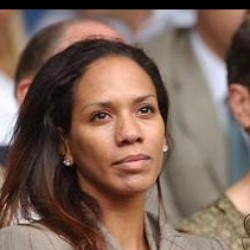
#> input picture tests/photos/faces/Barbara_Becker_0001.jpg, 250 x 250 px
$ python collect_images.py
#> lines starting #> are read from the running program, lines starting #| are printed output that depends on the picture
#!/usr/bin/env python3
"""Collect the benchmark image set into tests/photos/bench/.

The set mixes large real photos (picsum.photos, Unsplash-sourced) that
exercise full-resolution inference cost, the small repo fixtures, and a
deterministic multi-face collage built from the LFW fixtures in
tests/photos/faces/ so face-detection recall can be compared across model
changes against a known face count.

Idempotent: files that already exist are skipped. Run on the host (the
bench dir is bind-mounted into the container read-only for uid 2000).
"""
import io
import shutil
import sys
from pathlib import Path

import requests
from PIL import Image

TESTS_DIR = Path(__file__).resolve().parent.parent
BENCH_DIR = TESTS_DIR / 'photos' / 'bench'
FACES_DIR = TESTS_DIR / 'photos' / 'faces'

# Large photos from picsum.photos (stable numeric ids map to fixed photos).
# Sizes chosen to approximate real camera output (8-12 MP).
PICSUM_IMAGES = [
    # (filename, picsum id, width, height)
    ('picsum_237_dog_4000.jpg', 237, 4000, 2667),
    ('picsum_1025_pug_3000.jpg', 1025, 3000, 2000),
    ('picsum_1084_3800.jpg', 1084, 3800, 2500),
    ('picsum_1074_3200.jpg', 1074, 3200, 2100),
    ('picsum_1080_2800.jpg', 1080, 2800, 1900),
    ('picsum_1000_5000.jpg', 1000, 5000, 3333),
]

REPO_FIXTURES = ['snow.jpg', 'tree.jpg']

# (face file, scale factor, x, y) on a 4000x3000 canvas. LFW crops are
# 250x250. Scales chosen to give a mix of small and large faces.
COLLAGE_FACES = [
    ('Barbara_Becker_0001.jpg', 1.0, 200, 300),
    ('Boris_Becker_0003.jpg', 2.0, 900, 200),
    ('David_Beckham_0001.jpg', 3.0, 1700, 400),
    ('Boris_Becker_0004.jpg', 1.5, 3000, 500),
    ('David_Beckham_0002.jpg', 2.5, 500, 1600),
    ('Boris_Becker_0005.jpg', 1.2, 1900, 1800),
    ('David_Beckham_0010.jpg', 2.0, 2900, 1700),
]
COLLAGE_FILE = 'faces_collage_7_4000.jpg'
COLLAGE_FACE_COUNT = len(COLLAGE_FACES)


def download_picsum():
    for filename, picsum_id, width, height in PICSUM_IMAGES:
        dest = BENCH_DIR / filename
        if dest.exists():
            print(f'exists  {dest.name}')
            continue
        url = f'https://picsum.photos/id/{picsum_id}/{width}/{height}.jpg'
        print(f'fetch   {url}')
        response = requests.get(url, timeout=120, allow_redirects=True)
        response.raise_for_status()
        image = Image.open(io.BytesIO(response.content))
        if image.size != (width, height):
            print(f'  warning: got size {image.size}, expected {(width, height)}')
        image.convert('RGB').save(dest, 'JPEG', quality=90)
        print(f'saved   {dest.name} ({dest.stat().st_size // 1024} KB)')


def copy_fixtures():
    for name in REPO_FIXTURES:
        dest = BENCH_DIR / name
        if dest.exists():
            print(f'exists  {dest.name}')
            continue
        shutil.copy(TESTS_DIR / 'photos' / name, dest)
        print(f'copied  {name}')


def build_collage():
    dest = BENCH_DIR / COLLAGE_FILE
    if dest.exists():
        print(f'exists  {dest.name}')
        return
    canvas = Image.new('RGB', (4000, 3000))
#> canvas: PIL image 4000x3000 RGB; every value is 0
    # Simple deterministic vertical gradient background
    for y in range(3000):
        shade = 120 + int(80 * y / 3000)
        canvas.paste(Image.new('RGB', (4000, 1), (shade, shade, shade + 10)), (0, y))
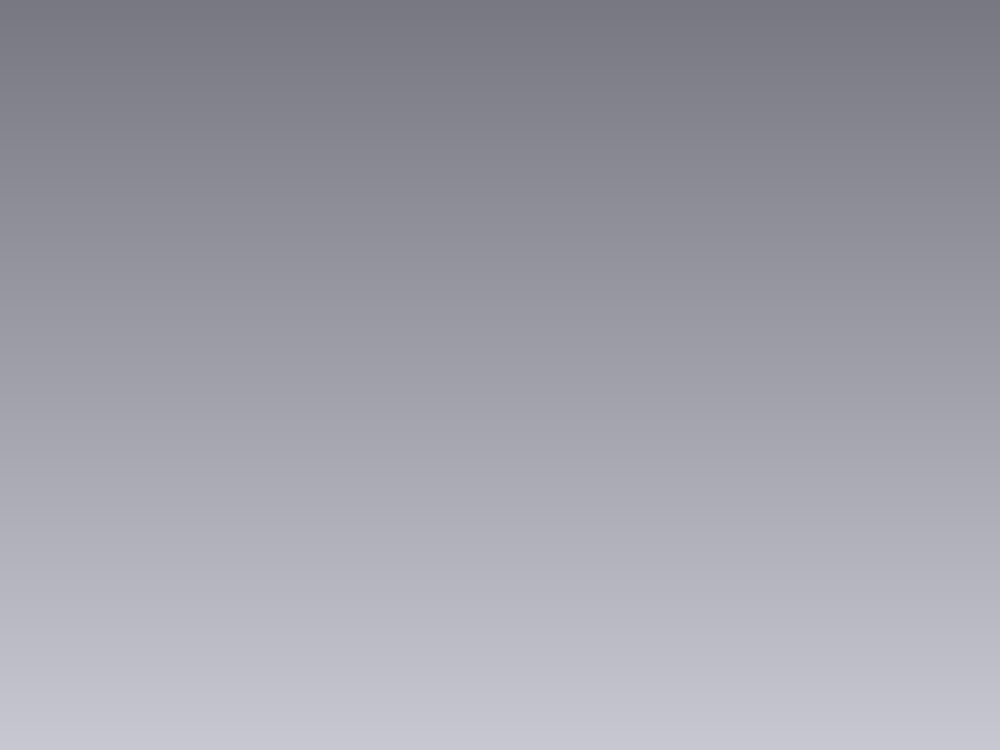
#> canvas: PIL image 4000x3000 RGB (shown at 1/4 size); mean R, G, B 159.5, 159.5, 169.5
    for face_file, scale, x, y in COLLAGE_FACES:
        face = Image.open(FACES_DIR / face_file).convert('RGB')
#> face is the input picture: PIL image 250x250 RGB; mean R, G, B 123.4, 99.1, 86.9
        size = int(250 * scale)
        face = face.resize((size, size), Image.Resampling.BICUBIC)
        canvas.paste(face, (x, y))
#> pass 2 of the loop in build_collage, `for face_file, scale, x, y in COLLAGE_FACES:`:
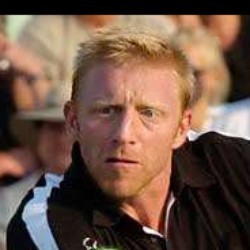
#> input picture tests/photos/faces/Boris_Becker_0003.jpg, 250 x 250 px
#> in build_collage, face is the input picture: PIL image 250x250 RGB; mean R, G, B 111, 84.4, 69.4
#> face: PIL image 500x500 RGB
#> in build_collage, `canvas.paste(face, (x, y))`:
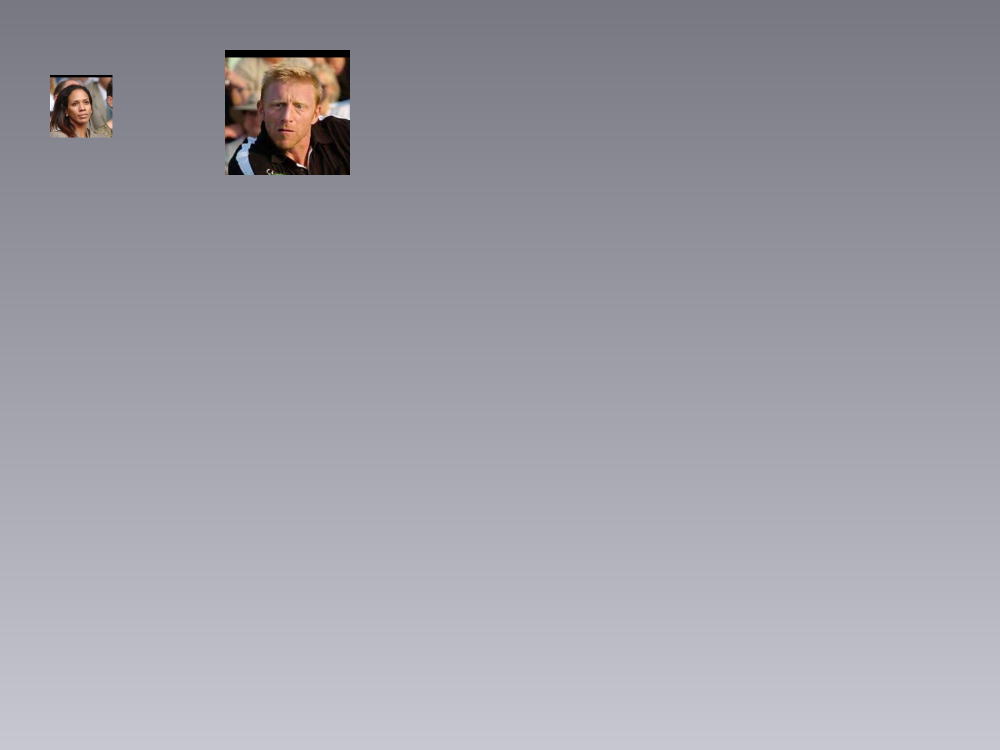
#> canvas: PIL image 4000x3000 RGB (shown at 1/4 size); mean R, G, B 159, 158.3, 167.7
#> pass 3 of the loop in build_collage, `for face_file, scale, x, y in COLLAGE_FACES:`:
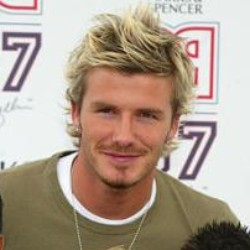
#> input picture tests/photos/faces/David_Beckham_0001.jpg, 250 x 250 px
#> in build_collage, face is the input picture: PIL image 250x250 RGB; mean R, G, B 177, 160.3, 145.4
#> face: PIL image 750x750 RGB
#> in build_collage, `canvas.paste(face, (x, y))`:
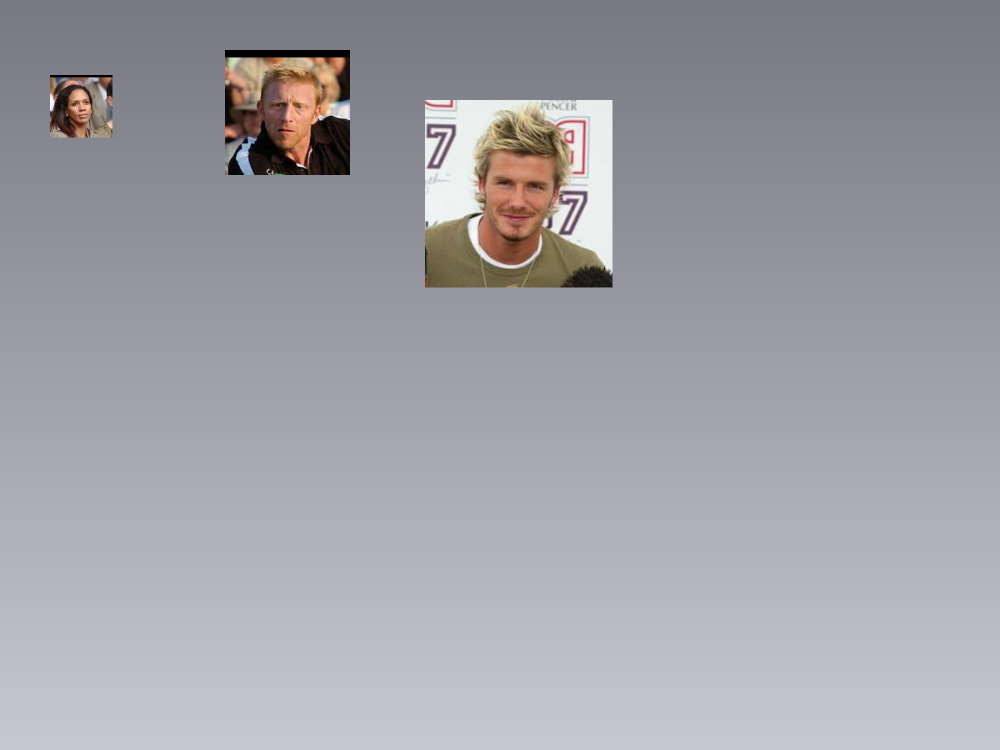
#> canvas: PIL image 4000x3000 RGB (shown at 1/4 size); mean R, G, B 160.8, 159.3, 167.5
#> the loop made 5 passes; the first 3 are shown
    canvas.save(dest, 'JPEG', quality=90)
    print(f'built   {dest.name} ({COLLAGE_FACE_COUNT} faces)')


if __name__ == '__main__':
    BENCH_DIR.mkdir(parents=True, exist_ok=True)
    copy_fixtures()
#> (the run stopped early here; a loop or call above may not have finished)
